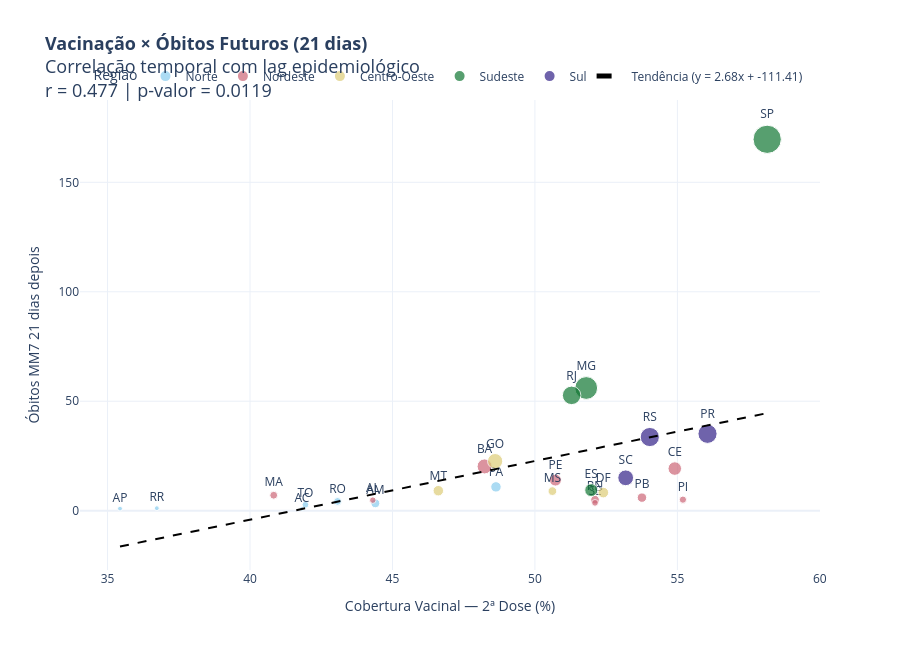

Notebook source saved alongside this figure:
### Code cell
# %% [markdown]
# ## 8 — Scatter Temporal com Lag: Vacinação × Óbitos Fututos

# %%
def plot_scatter_lag_vacina_obitos(
    df,
    lag_dias=21,
    altura=650
):
    """
    Relaciona cobertura vacinal atual com óbitos futuros (lag epidemiológico),
    permitindo investigar se maior vacinação está associada
    à redução posterior da mortalidade.

    Estratégia:
    ----------
    vacinação(t)  --->  óbitos(t + lag)

    Usa:
        vaccinated_second_per_100_inhabitants
        newDeaths_mm7

    Parâmetros
    ----------
    df        : DataFrame principal
    lag_dias  : defasagem temporal entre vacinação e óbitos
    altura    : altura do gráfico
    """

    df_plot = df.copy()

    # =====================================================
    # ORDENAÇÃO TEMPORAL
    # =====================================================

    df_plot = (
        df_plot
        .sort_values(['state', 'date'])
        .reset_index(drop=True)
    )

    # =====================================================
    # CRIA ÓBITOS FUTUROS
    # =====================================================

    df_plot[f'obitos_futuros_{lag_dias}d'] = (
        df_plot
        .groupby('state')['newDeaths_mm7']
        .shift(-lag_dias)
    )

    # =====================================================
    # REMOVE VALORES INVÁLIDOS
    # =====================================================

    df_plot = df_plot[
        (df_plot['vaccinated_second_per_100_inhabitants'] > 0)
    ].dropna(
        subset=[
            'vaccinated_second_per_100_inhabitants',
            f'obitos_futuros_{lag_dias}d'
        ]
    )

    # =====================================================
    # AGREGA POR ESTADO
    # =====================================================

    df_estado = (
        df_plot
        .groupby(['state', 'region'])
        .agg({
            'vaccinated_second_per_100_inhabitants': 'mean',
            f'obitos_futuros_{lag_dias}d': 'mean',
            'totalCases': 'max'
        })
        .reset_index()
    )

    # =====================================================
    # CORRELAÇÃO
    # =====================================================

    r, p = stats.pearsonr(
        df_estado['vaccinated_second_per_100_inhabitants'],
        df_estado[f'obitos_futuros_{lag_dias}d']
    )

    # =====================================================
    # LINHA DE TENDÊNCIA
    # =====================================================

    x_vals = df_estado['vaccinated_second_per_100_inhabitants'].values
    y_vals = df_estado[f'obitos_futuros_{lag_dias}d'].values

    coef = np.polyfit(x_vals, y_vals, 1)

    x_line = np.linspace(x_vals.min(), x_vals.max(), 200)
    y_line = np.polyval(coef, x_line)

    # =====================================================
    # SCATTER
    # =====================================================

    fig = px.scatter(
        df_estado,
        x='vaccinated_second_per_100_inhabitants',
        y=f'obitos_futuros_{lag_dias}d',
        color='region',
        size='totalCases',
        text='state',
        labels={
            'vaccinated_second_per_100_inhabitants':
                'Cobertura Vacinal — 2ª Dose (%)',

            f'obitos_futuros_{lag_dias}d':
                f'Óbitos MM7 {lag_dias} dias depois',

            'region': 'Região'
        },
        title=(
            f'<b>Vacinação × Óbitos Futuros ({lag_dias} dias)</b>'
            f'<br>Correlação temporal com lag epidemiológico'
            f'<br>r = {r:.3f} | p-valor = {p:.4f}'
        ),
        template='plotly_white',
        color_discrete_sequence=px.colors.qualitative.Safe,
        height=altura
    )

    fig.update_traces(
        textposition='top center'
    )

    # =====================================================
    # RETA DE TENDÊNCIA
    # =====================================================

    fig.add_trace(
        go.Scatter(
            x=x_line,
            y=y_line,
            mode='lines',
            name=f'Tendência (y = {coef[0]:.2f}x + {coef[1]:.2f})',
            line=dict(
                color='black',
                dash='dash',
                width=2
            )
        )
    )

    # =====================================================
    # AJUSTES VISUAIS
    # =====================================================

    fig.update_layout(
        title_font_size=18,
        legend=dict(
            orientation='h',
            yanchor='bottom',
            y=1.02,
            xanchor='center',
            x=0.5
        )
    )

    fig.show()


# =========================================================
# EXECUÇÃO
# =========================================================

plot_scatter_lag_vacina_obitos(
    sub_estados,
    lag_dias=21
)

### Figure 1 — Plotly figure (JSON) as saved in the notebook; plotly's stock layout.template omitted (floating-point values rounded to 4 significant figures; data arrays with more than 128 entries replaced by an {"elided": "..."} marker saying what was removed)
{"data": [{"hovertemplate": "Região=Norte<br>Cobertura Vacinal — 2ª Dose (%)=%{x}<br>Óbitos MM7 21 dias depois=%{y}<br>totalCases=%{marker.size}<br>state=%{text}<extra></extra>", "legendgroup": "Norte", "marker": {"color": "rgb(136, 204, 238)", "size": [159627, 624918, 182696, 862190, 475429, 181401, 361001], "sizemode": "area", "sizeref": 15800.0, "symbol": "circle"}, "mode": "markers+text", "name": "Norte", "orientation": "v", "showlegend": true, "text": ["AC", "AM", "AP", "PA", "RO", "RR", "TO"], "textposition": "top center", "type": "scatter", "x": [41.82, 44.4, 35.44, 48.63, 43.07, 36.73, 41.95], "xaxis": "x", "y": [0.8898, 3.366, 0.9667, 10.88, 4.237, 1.126, 2.706], "yaxis": "y"}, {"hovertemplate": "Região=Nordeste<br>Cobertura Vacinal — 2ª Dose (%)=%{x}<br>Óbitos MM7 21 dias depois=%{y}<br>totalCases=%{marker.size}<br>state=%{text}<extra></extra>", "legendgroup": "Nordeste", "marker": {"color": "rgb(204, 102, 119)", "size": [335450, 1776884, 1442739, 488891, 701449, 1127631, 415049, 583578, 358525], "sizemode": "area", "sizeref": 15800.0, "symbol": "circle"}, "mode": "markers+text", "name": "Nordeste", "orientation": "v", "showlegend": true, "text": ["AL", "BA", "CE", "MA", "PB", "PE", "PI", "RN", "SE"], "textposition": "top center", "type": "scatter", "x": [44.31, 48.23, 54.91, 40.83, 53.76, 50.72, 55.19, 52.11, 52.11], "xaxis": "x", "y": [4.818, 20.23, 19.24, 7.056, 5.971, 13.97, 5.038, 5.02, 3.569], "yaxis": "y"}, {"hovertemplate": "Região=Centro-Oeste<br>Cobertura Vacinal — 2ª Dose (%)=%{x}<br>Óbitos MM7 21 dias depois=%{y}<br>totalCases=%{marker.size}<br>state=%{text}<extra></extra>", "legendgroup": "Centro-Oeste", "marker": {"color": "rgb(221, 204, 119)", "size": [891531, 1835853, 599285, 864290], "sizemode": "area", "sizeref": 15800.0, "symbol": "circle"}, "mode": "markers+text", "name": "Centro-Oeste", "orientation": "v", "showlegend": true, "text": ["DF", "GO", "MS", "MT"], "textposition": "top center", "type": "scatter", "x": [52.4, 48.6, 50.61, 46.61], "xaxis": "x", "y": [8.276, 22.63, 8.947, 9.124], "yaxis": "y"}, {"hovertemplate": "Região=Sudeste<br>Cobertura Vacinal — 2ª Dose (%)=%{x}<br>Óbitos MM7 21 dias depois=%{y}<br>totalCases=%{marker.size}<br>state=%{text}<extra></extra>", "legendgroup": "Sudeste", "marker": {"color": "rgb(17, 119, 51)", "size": [1314760, 4101022, 2702876, 6321788], "sizemode": "area", "sizeref": 15800.0, "symbol": "circle"}, "mode": "markers+text", "name": "Sudeste", "orientation": "v", "showlegend": true, "text": ["ES", "MG", "RJ", "SP"], "textposition": "top center", "type": "scatter", "x": [51.97, 51.8, 51.29, 58.15], "xaxis": "x", "y": [9.392, 56.05, 52.68, 169.7], "yaxis": "y"}, {"hovertemplate": "Região=Sul<br>Cobertura Vacinal — 2ª Dose (%)=%{x}<br>Óbitos MM7 21 dias depois=%{y}<br>totalCases=%{marker.size}<br>state=%{text}<extra></extra>", "legendgroup": "Sul", "marker": {"color": "rgb(51, 34, 136)", "size": [2898613, 2905566, 1963089], "sizemode": "area", "sizeref": 15800.0, "symbol": "circle"}, "mode": "markers+text", "name": "Sul", "orientation": "v", "showlegend": true, "text": ["PR", "RS", "SC"], "textposition": "top center", "type": "scatter", "x": [56.06, 54.03, 53.19], "xaxis": "x", "y": [35.11, 33.65, 15.02], "yaxis": "y"}, {"line": {"color": "black", "dash": "dash", "width": 2}, "mode": "lines", "name": "Tendência (y = 2.68x + -111.41)", "type": "scatter", "x": {"elided": "200 float values"}, "y": {"elided": "200 float values"}}], "layout": {"height": 650, "legend": {"itemsizing": "constant", "orientation": "h", "title": {"text": "Região"}, "tracegroupgap": 0, "x": 0.5, "xanchor": "center", "y": 1.02, "yanchor": "bottom"}, "title": {"font": {"size": 18}, "text": "<b>Vacinação × Óbitos Futuros (21 dias)</b><br>Correlação temporal com lag epidemiológico<br>r = 0.477 | p-valor = 0.0119"}, "xaxis": {"anchor": "y", "domain": [0, 1], "title": {"text": "Cobertura Vacinal — 2ª Dose (%)"}}, "yaxis": {"anchor": "x", "domain": [0, 1], "title": {"text": "Óbitos MM7 21 dias depois"}}}}
